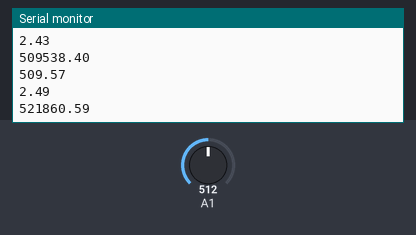
The sketch below on a simulated Arduino Uno, built with avr-gcc and run on an emulated ATmega328P. On the bench: the last lines printed to the serial monitor. The test bench sets the inputs (shaded band); at power-on: A1 = 512.

Above: at 1.2 s.
1.3 s: A1 set to 716
At 1.82 s:
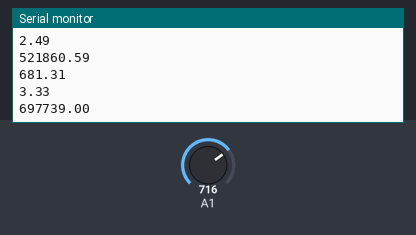
2.8 s: A1 set to 900
At 2.83 s:
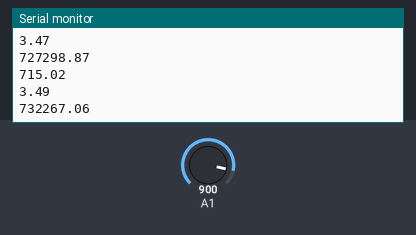
Timing chart, 0 to 5.8 s (numbered marks = the images above; inputs shaded):
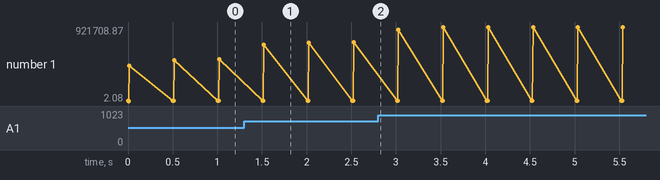

Measured:
- after the input at 1.3 s, the serial monitor: prints a new line after 0.21 s (image 1)
- plotted number 1: 521860.59 → 732267.06 after the input at 1.3 s, 732267.06 → 921708.87 after the input at 2.8 s

The sketch:

lab3.ino
```cpp
double sensorValue=0 ;
double R1 = 1048700;
double R2 = 2.41;
double ResisterValue = 1048702.41;
double sensorVoltage=0 ;
void setup() {
 pinMode(A1,INPUT);
 Serial.begin(9600);
}
void loop() {
  double Vin=5;
  int i;
  for(i=0;i<=4;i++)
sensorValue = 0.7* sensorValue + 0.3* analogRead(A1);
sensorVoltage = sensorValue * 5 / 1024;
R1 = sensorVoltage * (1048700) / Vin;
Serial.println(sensorValue);
Serial.println(sensorVoltage );
Serial.println(R1);
delay(500);
}
```
